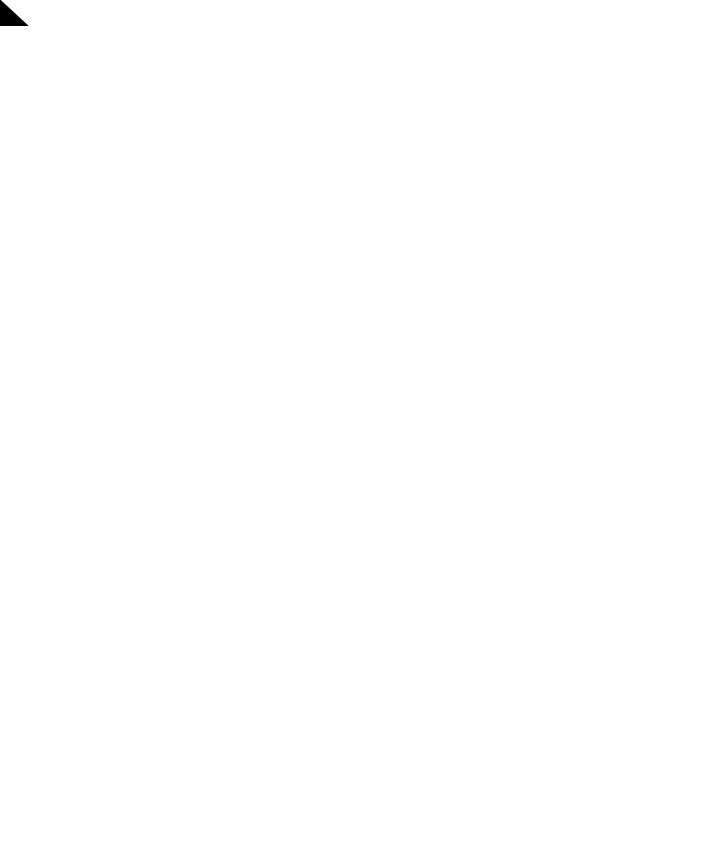
Frame 1 (no input)
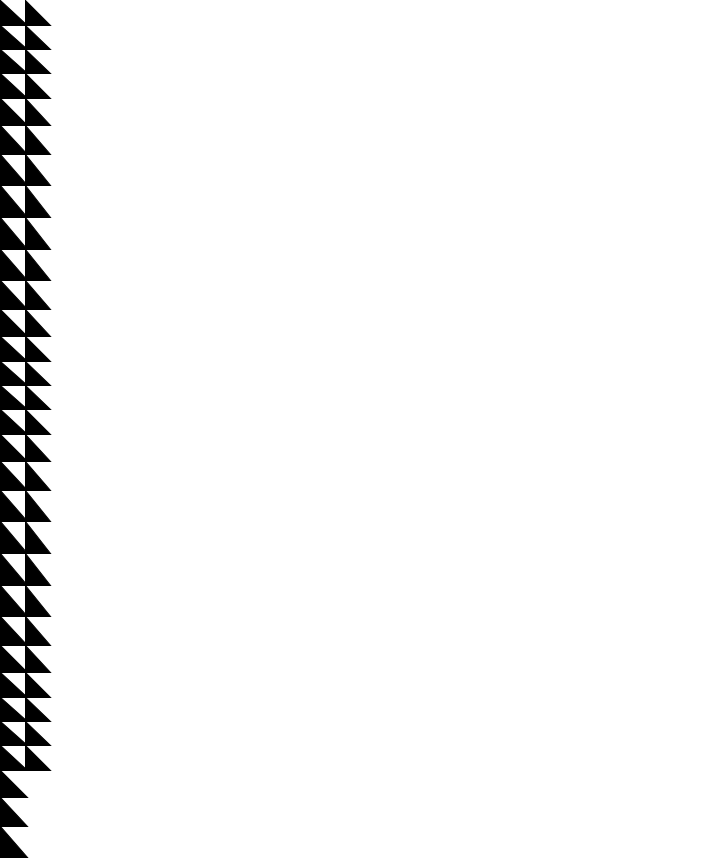
Frame 60 (the mouse pressed at the canvas centre just before this capture)
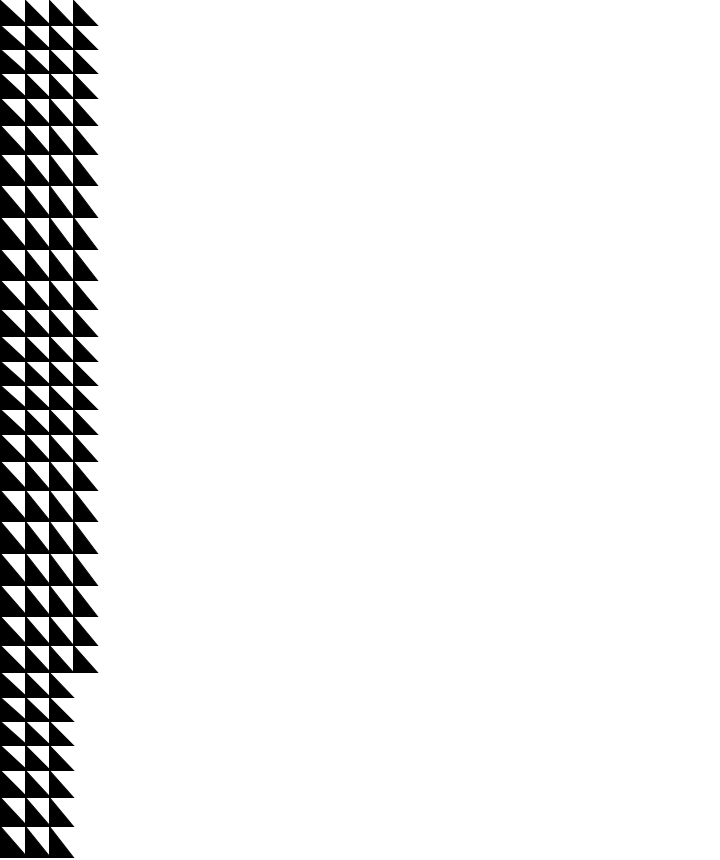
Frame 120 (the mouse held since frame 60 and released just before this capture)

The Processing sketch that drew these frames (run headless with seeded random() and noise(); from frame 60 on, the mouse is pressed at the canvas centre):

// Processing sketch: straight_curve_B_Riley
// ── straight_curve_B_Riley.pde
IntList trngl_x;
IntList trngl_y;
IntList trngl_width;
IntList trngl_height;

// Create a grid
int sketchWidth = 720;
int sketchHeight = 860;

int cells = 25;
int regularSize = sketchWidth / cells;
int cellSizeVariation = regularSize / cells;
float xIncrement = -cellSizeVariation;
float yIncrement = -cellSizeVariation;

float xIncrementFactor = regularSize / 10;
float yIncrementFactor = regularSize / 10;
float initStep = (cellSizeVariation / cells) * regularSize - 1;
float xIncrementStep = initStep * xIncrementFactor;
float yIncrementStep = initStep * yIncrementFactor;

float cellWidth = regularSize + xIncrement;
float cellHeight = regularSize + yIncrement;
float xPos = 0;
float yPos = 0;
int totalTriangles = 0;


void setup() {
  
  size( 720, 860 );
  background(255);
    
}


void draw() {

    fill(0);

      if( xPos + cellWidth < sketchWidth ) {
        
        // DRAW
        
        if( yPos + cellHeight < sketchHeight ) {

            if( yIncrement > cellSizeVariation ) {
              
                yIncrementStep--;
            }
            
            if( yIncrement < -cellSizeVariation ) {
              
                yIncrementStep++;
            }
            
            yIncrement += yIncrementStep;

            cellHeight = regularSize + yIncrement;
            
            triangle(
              xPos, yPos,
              xPos + cellWidth, yPos + cellHeight,
              xPos, yPos + cellHeight
            );
     
            yPos = yPos + cellHeight;
            totalTriangles++;
      
       
        } else { 

            yIncrementStep = initStep * yIncrementFactor;
            yIncrement = -cellSizeVariation;
            yPos = 0;

            if( xIncrement > cellSizeVariation ) {
              
                xIncrementStep--;
            }
            
            if( xIncrement < -cellSizeVariation ) {
              
                xIncrementStep++;
            }
            
            xIncrement += xIncrementStep;
            cellWidth = regularSize + xIncrement;
            xPos = xPos + cellWidth;

        }
      
    } else { // last cell of the column


        background(255);
        totalTriangles = 0;
        xPos = yPos = 0;
        cells -= 3;
    }
    
}
